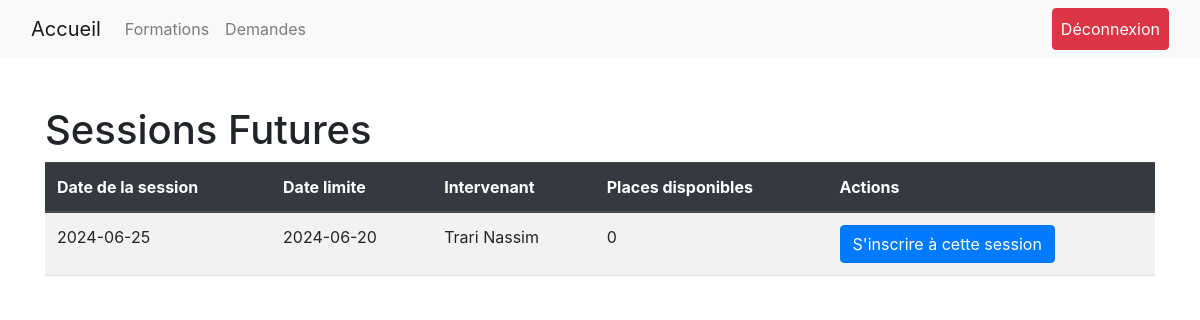
Screenshot of /index.php?action=showUserSessions&id=10 (signed in) with the database file from the repository.
### tables this page shows
CREATE TABLE `session` (
  `idSession` int(11) NOT NULL,
  `idFormation` int(11) NOT NULL,
  `dateSession` date DEFAULT NULL,
  `dateLimite` date DEFAULT NULL,
  `idIntervenant` int(11) DEFAULT NULL,
  `nbPlace` int(11) DEFAULT NULL
);

CREATE TABLE `intervenant` (
  `idIntervenant` int(11) NOT NULL,
  `nom` varchar(50) NOT NULL,
  `prenom` varchar(50) NOT NULL,
  `email` varchar(50) NOT NULL,
  `telephone` char(10) NOT NULL
);

### controllers/user/sessionUserController.php (called while the page is built)
<?php
require_once 'models/sessionModel.php';
function showUserSessions($idFormation) {
    $sessions = getFutureSessionsByFormation($idFormation);
    include 'vues/user/session/sessionUser.php';
}

### models/sessionModel.php (called while the page is built, shortened)
<?php
function getFutureSessionsByFormation($idFormation) {
    $db = dbConnect();
    $today = date('Y-m-d');
    $stmt = $db->prepare("SELECT session.*, intervenant.nom AS intervenantNom, intervenant.prenom AS intervenantPrenom
                          FROM session
                          JOIN formation ON session.idFormation = formation.idFormation
                          JOIN intervenant ON session.idIntervenant = intervenant.idIntervenant
                          WHERE session.idFormation = ? AND session.dateLimite > ?");
    $stmt->execute([$idFormation, $today]);
    return $stmt->fetchAll();
}

### vues/user/session/sessionUser.php (the view, shortened to what this page needs)
<!DOCTYPE html>
<html lang="fr">
<head>
    <link href="https://stackpath.bootstrapcdn.com/bootstrap/4.5.2/css/bootstrap.min.css" rel="stylesheet">
</head>
<body>
    <div class="container mt-5">
        <h1>Sessions Futures</h1>
        <table class="table table-striped">
            <thead class="thead-dark">
                <tr>
                    <th>Date de la session</th>
                    <th>Date limite</th>
                    <th>Intervenant</th>
                    <th>Places disponibles</th>
                    <th>Actions</th>
                </tr>
            </thead>
            <tbody>
                <?php foreach ($sessions as $session): ?>
                <tr>
                    <td><?= htmlspecialchars($session['dateSession']) ?></td>
                    <td><?= htmlspecialchars($session['dateLimite']) ?></td>
                    <td><?= htmlspecialchars($session['intervenantNom']) . " " . htmlspecialchars($session['intervenantPrenom']) ?></td>
                    <td><?= htmlspecialchars($session['nbPlace']) ?></td>
                    <td>
                        <a href="index.php?action=addDemande&idSession=<?= $session['idSession'] ?>" class="btn btn-primary">S'inscrire à cette session</a>
                    </td>
                </tr>
                <?php endforeach; ?>
            </tbody>
        </table>
    </div>
</body>
</html>

### rows the page displays
session: dateSession "2024-06-25", dateLimite "2024-06-20", idIntervenant.nom "Trari", idIntervenant.prenom "Nassim", nbPlace "0"
